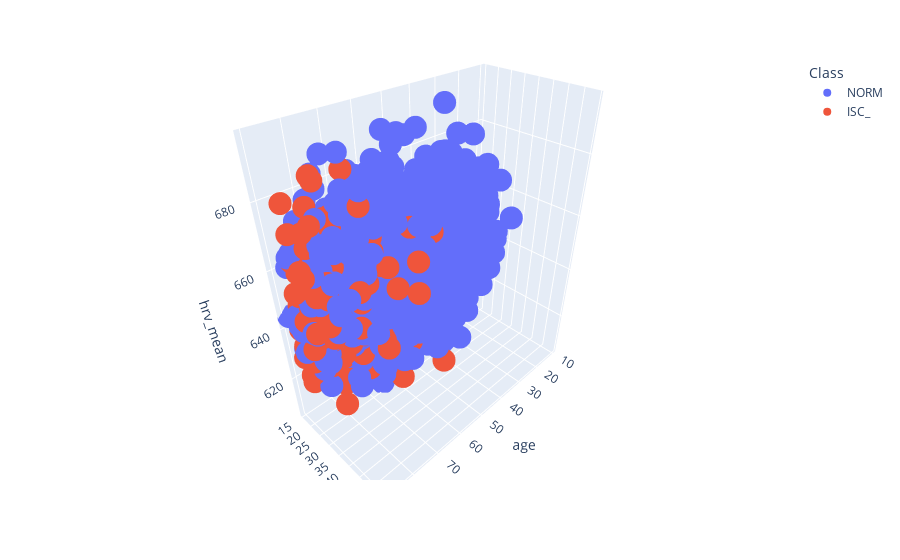

Write notebook code for a chart like this one.
### Code cell
#@title Plot three features in 3D by entering their names and running this cell

x_axis_data = 'age'  # @param {type: "string"}
y_axis_data = 'BMI'  # @param {type: "string"}
z_axis_data = 'Confidence'  # @param {type: "string"}

class_df = expanded_df[(expanded_df['Class'] == "NORM") | (expanded_df["Class"] == "ISC_")]

px.scatter_3d(
    class_df,
    x=x_axis_data,
    y=y_axis_data,
    z=z_axis_data,
    color='Class',
).show()

### Figure 1 — Plotly figure (JSON) as saved in the notebook; plotly's stock layout.template omitted (floating-point values rounded to 4 significant figures; data arrays with more than 128 entries replaced by an {"elided": "..."} marker saying what was removed)
{"data": [{"hovertemplate": "Class=NORM<br>age=%{x}<br>BMI=%{y}<br>hrv_mean=%{z}<extra></extra>", "legendgroup": "NORM", "marker": {"color": "#636efa", "symbol": "circle"}, "mode": "markers", "name": "NORM", "scene": "scene", "showlegend": true, "type": "scatter3d", "x": {"elided": "5165 int values"}, "y": {"elided": "5165 float values"}, "z": {"elided": "5165 float values"}}, {"hovertemplate": "Class=ISC_<br>age=%{x}<br>BMI=%{y}<br>hrv_mean=%{z}<extra></extra>", "legendgroup": "ISC_", "marker": {"color": "#EF553B", "symbol": "circle"}, "mode": "markers", "name": "ISC_", "scene": "scene", "showlegend": true, "type": "scatter3d", "x": {"elided": "438 int values"}, "y": {"elided": "438 float values"}, "z": {"elided": "438 float values"}}], "layout": {"legend": {"title": {"text": "Class"}, "tracegroupgap": 0}, "margin": {"t": 60}, "scene": {"domain": {"x": [0, 1], "y": [0, 1]}, "xaxis": {"title": {"text": "age"}}, "yaxis": {"title": {"text": "BMI"}}, "zaxis": {"title": {"text": "hrv_mean"}}}}}
